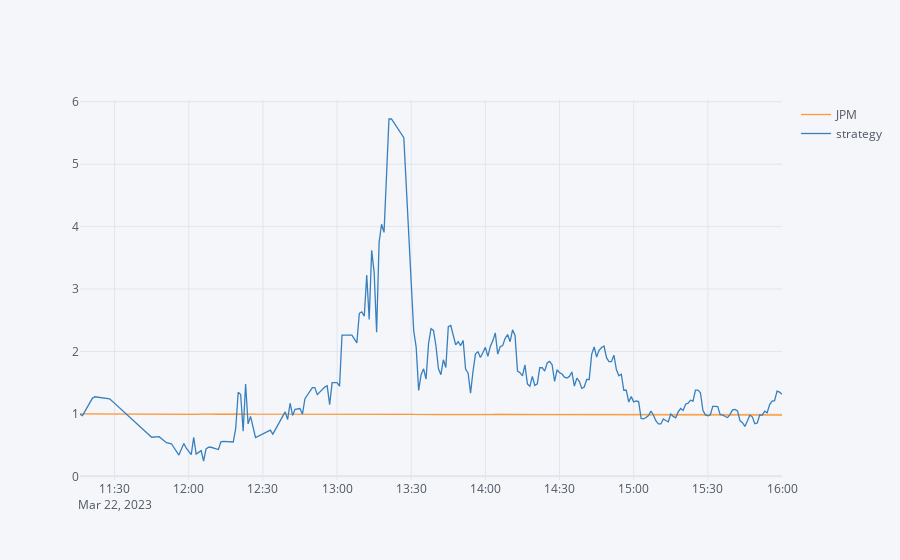
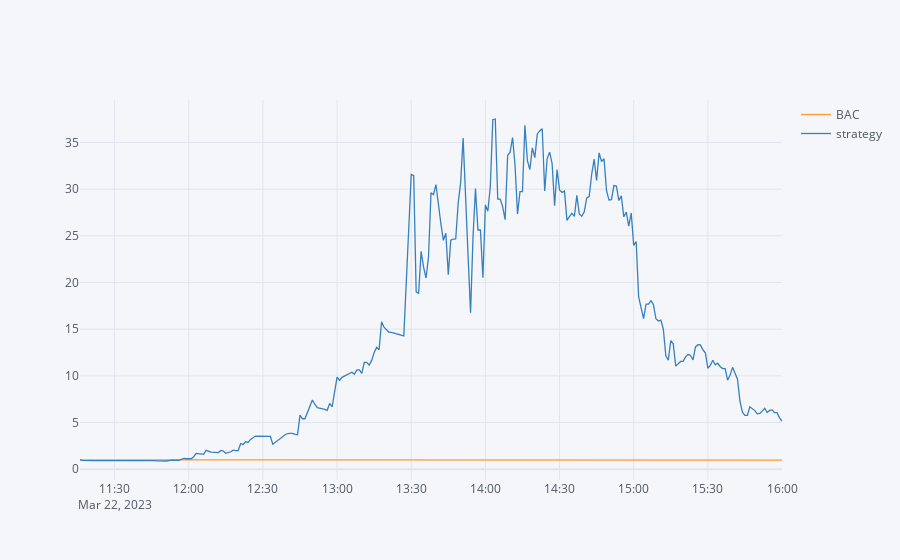
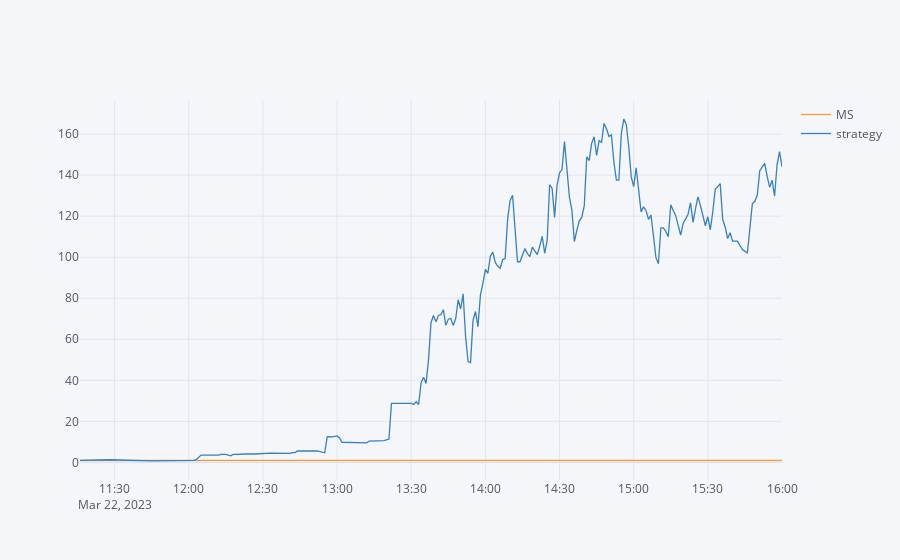
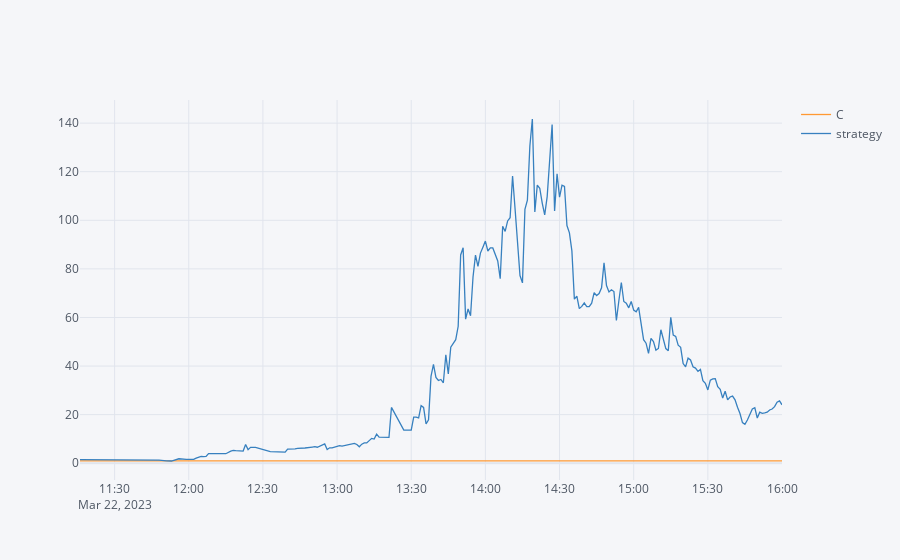

Notebook code for these charts, in order:
### Markdown cell above
Second, the visualization of the **cumulative performance**.

### Code cell
for ric in rics:
    dfs[ric][[ric, 'strategy']].cumsum().applymap(np.exp).iplot()

### Figure 1 — Plotly figure (JSON) as saved in the notebook; plotly's stock layout.template omitted (floating-point values rounded to 4 significant figures; data arrays with more than 128 entries replaced by an {"elided": "..."} marker saying what was removed)
{"data": [{"line": {"color": "rgba(255, 153, 51, 1.0)", "dash": "solid", "shape": "linear", "width": 1.3}, "mode": "lines", "name": "JPM", "text": "", "type": "scatter", "x": {"elided": "223 str values"}, "y": {"elided": "223 float values"}}, {"line": {"color": "rgba(55, 128, 191, 1.0)", "dash": "solid", "shape": "linear", "width": 1.3}, "mode": "lines", "name": "strategy", "text": "", "type": "scatter", "x": {"elided": "223 str values"}, "y": {"elided": "223 float values"}}], "layout": {"legend": {"bgcolor": "#F5F6F9", "font": {"color": "#4D5663"}}, "paper_bgcolor": "#F5F6F9", "plot_bgcolor": "#F5F6F9", "title": {"font": {"color": "#4D5663"}}, "xaxis": {"gridcolor": "#E1E5ED", "showgrid": true, "tickfont": {"color": "#4D5663"}, "title": {"font": {"color": "#4D5663"}, "text": ""}, "zerolinecolor": "#E1E5ED"}, "yaxis": {"gridcolor": "#E1E5ED", "showgrid": true, "tickfont": {"color": "#4D5663"}, "title": {"font": {"color": "#4D5663"}, "text": ""}, "zerolinecolor": "#E1E5ED"}}}

### Figure 2 — Plotly figure (JSON) as saved in the notebook; plotly's stock layout.template omitted (floating-point values rounded to 4 significant figures; data arrays with more than 128 entries replaced by an {"elided": "..."} marker saying what was removed)
{"data": [{"line": {"color": "rgba(255, 153, 51, 1.0)", "dash": "solid", "shape": "linear", "width": 1.3}, "mode": "lines", "name": "BAC", "text": "", "type": "scatter", "x": {"elided": "223 str values"}, "y": {"elided": "223 float values"}}, {"line": {"color": "rgba(55, 128, 191, 1.0)", "dash": "solid", "shape": "linear", "width": 1.3}, "mode": "lines", "name": "strategy", "text": "", "type": "scatter", "x": {"elided": "223 str values"}, "y": {"elided": "223 float values"}}], "layout": {"legend": {"bgcolor": "#F5F6F9", "font": {"color": "#4D5663"}}, "paper_bgcolor": "#F5F6F9", "plot_bgcolor": "#F5F6F9", "title": {"font": {"color": "#4D5663"}}, "xaxis": {"gridcolor": "#E1E5ED", "showgrid": true, "tickfont": {"color": "#4D5663"}, "title": {"font": {"color": "#4D5663"}, "text": ""}, "zerolinecolor": "#E1E5ED"}, "yaxis": {"gridcolor": "#E1E5ED", "showgrid": true, "tickfont": {"color": "#4D5663"}, "title": {"font": {"color": "#4D5663"}, "text": ""}, "zerolinecolor": "#E1E5ED"}}}

### Figure 3 — Plotly figure (JSON) as saved in the notebook; plotly's stock layout.template omitted (floating-point values rounded to 4 significant figures; data arrays with more than 128 entries replaced by an {"elided": "..."} marker saying what was removed)
{"data": [{"line": {"color": "rgba(255, 153, 51, 1.0)", "dash": "solid", "shape": "linear", "width": 1.3}, "mode": "lines", "name": "MS", "text": "", "type": "scatter", "x": {"elided": "223 str values"}, "y": {"elided": "223 float values"}}, {"line": {"color": "rgba(55, 128, 191, 1.0)", "dash": "solid", "shape": "linear", "width": 1.3}, "mode": "lines", "name": "strategy", "text": "", "type": "scatter", "x": {"elided": "223 str values"}, "y": {"elided": "223 float values"}}], "layout": {"legend": {"bgcolor": "#F5F6F9", "font": {"color": "#4D5663"}}, "paper_bgcolor": "#F5F6F9", "plot_bgcolor": "#F5F6F9", "title": {"font": {"color": "#4D5663"}}, "xaxis": {"gridcolor": "#E1E5ED", "showgrid": true, "tickfont": {"color": "#4D5663"}, "title": {"font": {"color": "#4D5663"}, "text": ""}, "zerolinecolor": "#E1E5ED"}, "yaxis": {"gridcolor": "#E1E5ED", "showgrid": true, "tickfont": {"color": "#4D5663"}, "title": {"font": {"color": "#4D5663"}, "text": ""}, "zerolinecolor": "#E1E5ED"}}}

### Figure 4 — Plotly figure (JSON) as saved in the notebook; plotly's stock layout.template omitted (floating-point values rounded to 4 significant figures; data arrays with more than 128 entries replaced by an {"elided": "..."} marker saying what was removed)
{"data": [{"line": {"color": "rgba(255, 153, 51, 1.0)", "dash": "solid", "shape": "linear", "width": 1.3}, "mode": "lines", "name": "C", "text": "", "type": "scatter", "x": {"elided": "223 str values"}, "y": {"elided": "223 float values"}}, {"line": {"color": "rgba(55, 128, 191, 1.0)", "dash": "solid", "shape": "linear", "width": 1.3}, "mode": "lines", "name": "strategy", "text": "", "type": "scatter", "x": {"elided": "223 str values"}, "y": {"elided": "223 float values"}}], "layout": {"legend": {"bgcolor": "#F5F6F9", "font": {"color": "#4D5663"}}, "paper_bgcolor": "#F5F6F9", "plot_bgcolor": "#F5F6F9", "title": {"font": {"color": "#4D5663"}}, "xaxis": {"gridcolor": "#E1E5ED", "showgrid": true, "tickfont": {"color": "#4D5663"}, "title": {"font": {"color": "#4D5663"}, "text": ""}, "zerolinecolor": "#E1E5ED"}, "yaxis": {"gridcolor": "#E1E5ED", "showgrid": true, "tickfont": {"color": "#4D5663"}, "title": {"font": {"color": "#4D5663"}, "text": ""}, "zerolinecolor": "#E1E5ED"}}}
